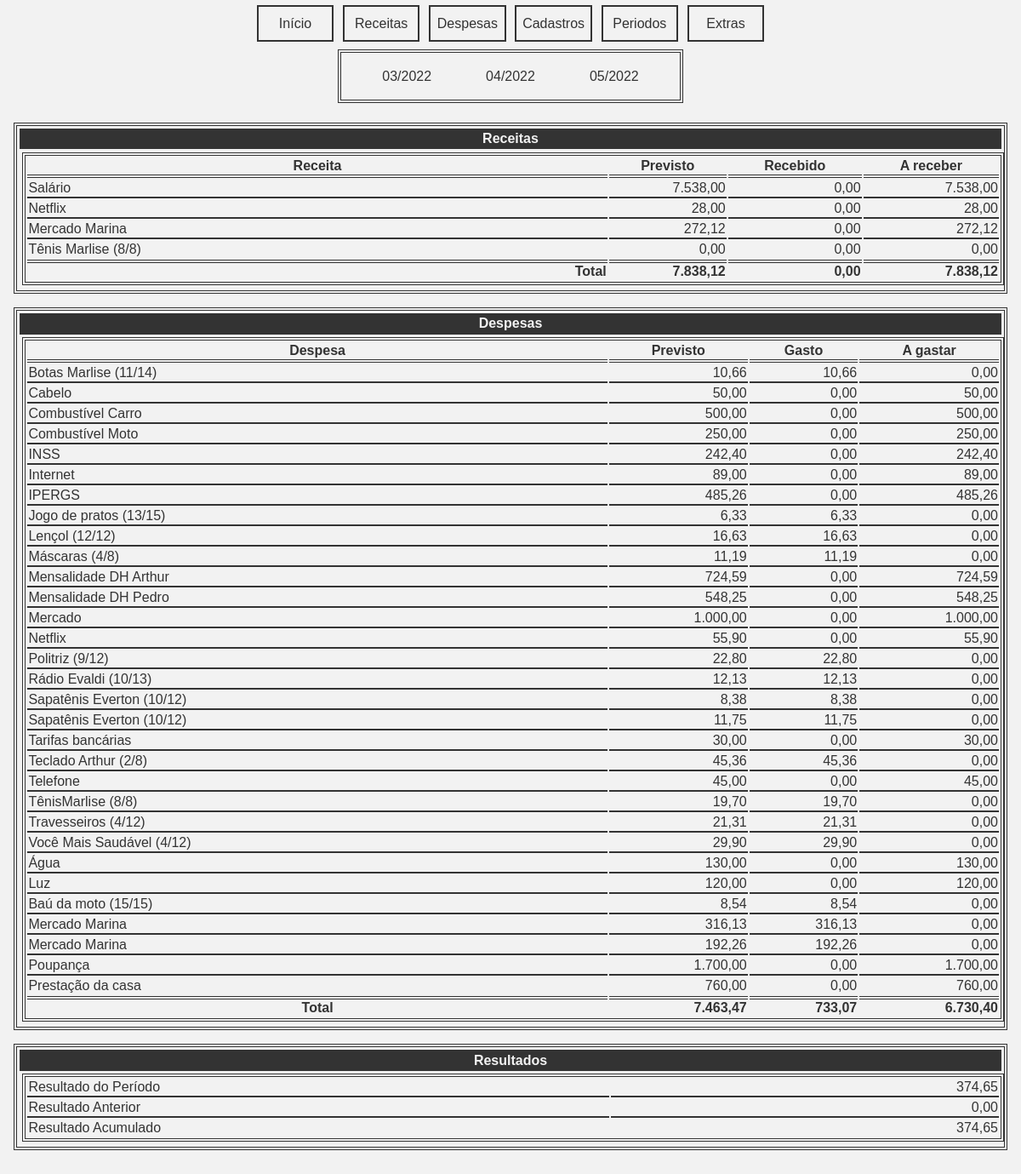
/index.php?periodo=2022-04, run on the app's committed database.
### tables this page shows
CREATE TABLE IF NOT EXISTS `receitas` (
  `cod` int(11) NOT NULL AUTO_INCREMENT,
  `periodo` int(11) NOT NULL,
  `descricao` varchar(255) NOT NULL,
  `devedor` varchar(255) NOT NULL,
  `valor` decimal(10,2) NOT NULL,
  `vencimento` date DEFAULT NULL,
  `agrupador` varchar(255) DEFAULT NULL,
  `localizador` varchar(255) DEFAULT NULL,
  PRIMARY KEY (`cod`)
);

CREATE TABLE IF NOT EXISTS `despesas` (
  `cod` int(11) NOT NULL AUTO_INCREMENT,
  `periodo` int(11) NOT NULL,
  `descricao` varchar(255) NOT NULL,
  `valor` decimal(10,2) NOT NULL,
  PRIMARY KEY (`cod`)
);

### app/periodo.php (called while the page is built, shortened)
<?php
require_once '../app/despesa.php';
require_once '../app/receita.php';
function periodo2int(string $periodo): int {
    $dt = date_create_from_format('Y-m', $periodo);
    return (int) $dt->format('Ym');
}
function format_periodo(string $periodo): string {
    $dt = date_create_from_format('Y-m', $periodo);
    return $dt->format('m/Y');
}
function periodo_anterior(string $periodo): string {
    $di = new DateInterval('P1M');
    $dt = date_create_from_format('Y-m-d', "$periodo-15");
    $dt->sub($di);
    return $dt->format('Y-m');
}
function periodo_posterior(string $periodo): string {
    $di = new DateInterval('P1M');
    $dt = date_create_from_format('Y-m-d', "$periodo-15");
    $dt->add($di);
    return $dt->format('Y-m');
}
function resultado_anterior(string $periodo): float {
    $dbh = connect();
    $stmt = $dbh->prepare('SELECT SUM(valor) as total FROM receitas WHERE periodo < :periodo;');
    $data = [
        'periodo' => periodo2int($periodo)
    ];
    if ($stmt->execute($data) === false) {
        trigger_error("Falha ao buscar receita acumulada antes do período [$periodo].", E_USER_ERROR);
    }
    $receita = $stmt->fetch()['total'];
    $stmt = $dbh->prepare('SELECT SUM(valor) as total FROM despesas WHERE periodo < :periodo;');
    $data = [
        'periodo' => periodo2int($periodo)
    ];
    if ($stmt->execute($data) === false) {
        trigger_error("Falha ao buscar despesa acumulada antes do período [$periodo].", E_USER_ERROR);
    }
    $despesa = $stmt->fetch()['total'];
    return round($receita - $despesa, 2);
}

### app/receita.php (called while the page is built, shortened)
<?php
require_once 'periodo.php';
function receita_detalhes(int $cod): array {
    $dbh = connect();
    $stmt = $dbh->prepare('SELECT * FROM receitas WHERE cod = :cod;');
    $data = [
        'cod' => $cod
    ];
    if ($stmt->execute($data) === false) {
        trigger_error("Falha ao buscar dados da receita [$cod].", E_USER_ERROR);
    }
    return $stmt->fetch();
}
function total_recebido(int $receita): float {
    $dbh = connect();
    $stmt = $dbh->prepare('SELECT SUM(valor) AS total FROM recebimentos WHERE receita = :receita;');
    $data = [
        ':receita' => $receita
    ];
    if ($stmt->execute($data) === false) {
        trigger_error("Falha ao buscar os recebimentos da receita [$receita].", E_USER_ERROR);
    }
    $data = $stmt->fetch();
    return round($data['total'], 2);
}
function receitas_periodo(string $periodo): array {
    $dbh = connect();
    $stmt = $dbh->prepare('SELECT * FROM receitas WHERE periodo = :periodo;');
    $data = [
        ':periodo' => periodo2int($periodo)
    ];
    if ($stmt->execute($data) === false) {
        trigger_error("Falha ao buscar as receitas para [$periodo].", E_USER_ERROR);
    }
    $data = $stmt->fetchAll();
    return $data;
}

### app/valor.php (called while the page is built, shortened)
<?php
function currency(float $valor): string {
    $num = number_format($valor, 2, ',', '.');
    return $num;
}

### app/despesa.php (called while the page is built, shortened)
<?php
require_once 'periodo.php';
function despesa_detalhes(int $cod): array {
    $dbh = connect();
    $stmt = $dbh->prepare('SELECT * FROM despesas WHERE cod = :cod;');
    $data = [
        'cod' => $cod
    ];
    if ($stmt->execute($data) === false) {
        trigger_error("Falha ao buscar dados da despesa [$cod].", E_USER_ERROR);
    }
    return $stmt->fetch();
}
function total_gasto(int $despesa): float {
    $dbh = connect();
    $stmt = $dbh->prepare('SELECT SUM(valor) AS total FROM gastos WHERE despesa = :despesa;');
    $data = [
        ':despesa' => $despesa
    ];
    if ($stmt->execute($data) === false) {
        trigger_error("Falha ao buscar os gastos da despesa [$despesa].", E_USER_ERROR);
    }
    $data = $stmt->fetch();
    return round($data['total'], 2);
}
function despesas_periodo(string $periodo): array {
    $dbh = connect();
    $stmt = $dbh->prepare('SELECT * FROM despesas WHERE periodo = :periodo;');
    $data = [
        ':periodo' => periodo2int($periodo)
    ];
    if ($stmt->execute($data) === false) {
        trigger_error("Falha ao buscar as despesas para [$periodo].", E_USER_ERROR);
    }
    $data = $stmt->fetchAll();
    return $data;
}

### public/index.php (the view, shortened to what this page needs)
<?php
require '../tpl/pageh.php';
require_once '../app/periodo.php';
require_once '../app/receita.php';
require_once '../app/despesa.php';
require_once '../app/valor.php';
if (key_exists('periodo', $_GET)) {
    $periodo = $_GET['periodo'];
} else {
    $periodo = date('Y-m');
}
$anterior = periodo_anterior($periodo);
$posterior = periodo_posterior($periodo);
$receitas = receitas_periodo($periodo);
$despesas = despesas_periodo($periodo);
?>
<div class="text align center">
    <nav class="pager">
        <a class="item" href="index.php?periodo=<?= $anterior; ?>"><?= format_periodo($anterior); ?></a>
        <a class="item">
            <?= format_periodo($periodo); ?>
        </a>
        <a class="item" href="index.php?periodo=<?= $posterior; ?>"><?= format_periodo($posterior); ?></a>
    </nav>
</div>
<article class="panel">
    <header class="title text align center">
        Receitas
    </header>
    <table class="table" style="width: 100%">
        <colgroup>
            <col style="width: 60%">
            <col>
            <col>
            <col>
        </colgroup>
        <thead>
            <tr>
                <th><a href="receita_adicionar.php">Receita</a></th>
                <th>Previsto</th>
                <th>Recebido</th>
                <th>A receber</th>
            </tr>
        </thead>
        <tbody>
            <?php
            $totalReceita= 0.0;
            $totalRecebido = 0.0;
            $totalAReceber = 0.0;
            ?>
            <?php foreach ($receitas as $item): ?>
                <?php
                $detalhes = receita_detalhes($item['cod']);
                $recebido = total_recebido($detalhes['cod']);
                $areceber = round($detalhes['valor'] - $recebido, 2);
                $totalReceita += $detalhes['valor'];
                $totalRecebido += $recebido;
                $totalAReceber += $areceber;
                ?>
                <tr>
                    <td><a href="receita_detalhes.php?receita=<?= $detalhes['cod']; ?>"><?= $detalhes['descricao']; ?></a></td>
                    <td class="text align right"><?= currency($detalhes['valor']); ?></td>
                    <td class="text align right"><?= currency($recebido); ?></td>
                    <td class="text align right"><a href="receber.php?receita=<?= $detalhes['cod']; ?>"><?= currency($areceber); ?></a></td>
                </tr>
            <?php endforeach; ?>
        </tbody>
        <tfoot>
            <tr>
                <th class="text align right">Total</th>
                <th class="text align right"><?= currency($totalReceita); ?></th>
                <th class="text align right"><?= currency($totalRecebido); ?></th>
                <th class="text align right"><?= currency($totalAReceber); ?></th>
            </tr>
        </tfoot>
    </table>
</article>
<article class="panel">
    <header class="title text align center">
        Despesas
    </header>
    <table class="table" style="width: 100%">
        <colgroup>
            <col style="width: 60%">
            <col>
            <col>
            <col>
        </colgroup>
        <thead>
            <tr>
                <th><a href="despesa_adicionar.php">Despesa</a></th>
                <th>Previsto</th>
                <th>Gasto</th>
                <th>A gastar</th>
            </tr>
        </thead>
        <tbody>
            <?php
            $totalDespesa = 0.0;
            $totalGasto = 0.0;
            $totalAGastar = 0.0;
            ?>
            <?php foreach ($despesas as $item): ?>
                <?php
                $detalhes = despesa_detalhes($item['cod']);
                $gasto = total_gasto($detalhes['cod']);
                $agastar = round($detalhes['valor'] - $gasto, 2);
                $totalDespesa += $detalhes['valor'];
                $totalGasto += $gasto;
                $totalAGastar += $agastar;
                ?>
                <tr>
                    <td><a href="despesa_detalhes.php?despesa=<?= $detalhes['cod']; ?>"><?= $detalhes['descricao']; ?></a></td>
                    <td class="text align right"><?= currency($detalhes['valor']); ?></td>
                    <td class="text align right"><?= currency($gasto); ?></td>
                    <td class="text align right"><a href="gastar.php?despesa=<?= $detalhes['cod']; ?>"><?= currency($agastar); ?></a></td>
                </tr>
            <?php endforeach; ?>
        </tbody>
        <tfoot>
            <tr>
                <th>Total</th>
                <th class="text align right"><?= currency($totalDespesa); ?></th>
                <th class="text align right"><?= currency($totalGasto); ?></th>
                <th class="text align right"><?= currency($totalAGastar); ?></th>
            </tr>
        </tfoot>
    </table>
</article>
<?php
$resultadoPeriodo = round($totalReceita - $totalDespesa, 2);
$resultadoAnterior = resultado_anterior($periodo);
if(periodo_aberto($periodo)){
    if($resultadoAnterior > 0){
        $resultadoAnterior = 0.0;
    }
}
$resultadoAcumulado = round($resultadoPeriodo + $resultadoAnterior, 2);
?>
<article class="panel">
    <header class="title text align center">
        Resultados
    </header>
    <table class="table" style="width: 100%">
        <colgroup>
            <col style="width: 60%">
            <col>
        </colgroup>
        <tbody>
            <tr>
                <td>Resultado do Período</td>
                <td class="text align right"><?=currency($resultadoPeriodo);?></td>
            </tr>
            <tr>
                <td>Resultado Anterior</td>
                <td class="text align right"><?=currency($resultadoAnterior);?></td>
            </tr>
            <tr>
                <td>Resultado Acumulado</td>
                <td class="text align right"><?=currency($resultadoAcumulado);?></td>
            </tr>
        </tbody>
    </table>
</article>
<?php require '../tpl/pagef.php'; ?>

### public/assets/css/basic.css (style rules this page uses)
:root { --tc: #333333; --bgc: #f2f2f2; --dc: #0059b3; --dac: #0073e6; --ec: #990000; --eac: #b30000; --sc: #009900; --sac: #006600; --wc: #ff9900; --wac: #cc7a00; }
body { color: var(--tc); font-family: sans-serif; background-color: var(--bgc); padding: 0; margin: 0; }
a { text-decoration: none; color: var(--tc); font-style: normal; }
.item { font-style: normal; }
.panel { border: double 0.25em var(--tc); padding: 0.2em; margin: 1em; }
.title { font-weight: bold; background-color: var(--tc); color: var(--bgc); margin: 0; margin-bottom: 0.2em; padding: 0.2em; }
.table { border: double 0.25em var(--tc); margin: 0.2em; }
.table > tbody > tr > td { border-bottom: solid 0.15em var(--tc); }
.table > tbody > tr:last-child > td { border-bottom: none; }
.table > thead > tr > th, .table > tfoot > tr > th { font-weight: bold; }
.table > thead > tr > th, .table > thead > tr > td { border-bottom: double 0.25em var(--tc); }
.table > tfoot > tr > th, .table > tfoot > tr > td { border-top: double 0.25em var(--tc); }
.text.align.right { text-align: right; }
.text.align.center { text-align: center; }
.pager { text-align: center; border: double 0.25em var(--tc); padding: 1em; padding-bottom: 0; padding-top: 0; margin: 0.2em; display: inline-block; }
.pager > .item { margin: 1em; margin-bottom: 0; margin-top: 0; padding: 0.2em; padding-left: 2em; padding-right: 2em; height: 3em; display: table-cell; vertical-align: middle; }

### data on the page
receitas: descricao "Salário", valor "7.538,00", recebido "0,00", areceber "7.538,00"
receitas: descricao "Netflix", valor "28,00", recebido "0,00", areceber "28,00"
receitas: descricao "Mercado Marina", valor "272,12", recebido "0,00", areceber "272,12"
receitas: descricao "Tênis Marlise (8/8)", valor "0,00", recebido "0,00", areceber "0,00"
despesas: descricao "Botas Marlise (11/14)", valor "10,66", gasto "10,66", agastar "0,00"
despesas: descricao "Cabelo", valor "50,00", gasto "0,00", agastar "50,00"
despesas: descricao "Combustível Carro", valor "500,00", gasto "0,00", agastar "500,00"
despesas: descricao "Combustível Moto", valor "250,00", gasto "0,00", agastar "250,00"
despesas: descricao "INSS", valor "242,40", gasto "0,00", agastar "242,40"
despesas: descricao "Internet", valor "89,00", gasto "0,00", agastar "89,00"
despesas: descricao "IPERGS", valor "485,26", gasto "0,00", agastar "485,26"
despesas: descricao "Jogo de pratos (13/15)", valor "6,33", gasto "6,33", agastar "0,00"
despesas: descricao "Lençol (12/12)", valor "16,63", gasto "16,63", agastar "0,00"
despesas: descricao "Máscaras (4/8)", valor "11,19", gasto "11,19", agastar "0,00"
despesas: descricao "Mensalidade DH Arthur", valor "724,59", gasto "0,00", agastar "724,59"
despesas: descricao "Mensalidade DH Pedro", valor "548,25", gasto "0,00", agastar "548,25"
despesas: descricao "Mercado", valor "1.000,00", gasto "0,00", agastar "1.000,00"
despesas: descricao "Netflix", valor "55,90", gasto "0,00", agastar "55,90"
despesas: descricao "Politriz (9/12)", valor "22,80", gasto "22,80", agastar "0,00"
despesas: descricao "Rádio Evaldi (10/13)", valor "12,13", gasto "12,13", agastar "0,00"
despesas: descricao "Sapatênis Everton (10/12)", valor "8,38", gasto "8,38", agastar "0,00"
despesas: descricao "Sapatênis Everton (10/12)", valor "11,75", gasto "11,75", agastar "0,00"
despesas: descricao "Tarifas bancárias", valor "30,00", gasto "0,00", agastar "30,00"
despesas: descricao "Teclado Arthur (2/8)", valor "45,36", gasto "45,36", agastar "0,00"
despesas: descricao "Telefone", valor "45,00", gasto "0,00", agastar "45,00"
despesas: descricao "TênisMarlise (8/8)", valor "19,70", gasto "19,70", agastar "0,00"
despesas: descricao "Travesseiros (4/12)", valor "21,31", gasto "21,31", agastar "0,00"
despesas: descricao "Você Mais Saudável (4/12)", valor "29,90", gasto "29,90", agastar "0,00"
despesas: descricao "Água", valor "130,00", gasto "0,00", agastar "130,00"
despesas: descricao "Luz", valor "120,00", gasto "0,00", agastar "120,00"
despesas: descricao "Baú da moto (15/15)", valor "8,54", gasto "8,54", agastar "0,00"
despesas: descricao "Mercado Marina", valor "316,13", gasto "316,13", agastar "0,00"
despesas: descricao "Mercado Marina", valor "192,26", gasto "192,26", agastar "0,00"
despesas: descricao "Poupança", valor "1.700,00", gasto "0,00", agastar "1.700,00"
despesas: descricao "Prestação da casa", valor "760,00", gasto "0,00", agastar "760,00"

### other printed values
format_periodo($anterior) "03/2022"
format_periodo($periodo) "04/2022"
format_periodo($posterior) "05/2022"
currency($totalReceita) "7.838,12"
currency($totalRecebido) "0,00"
currency($totalAReceber) "7.838,12"
currency($totalDespesa) "7.463,47"
currency($totalGasto) "733,07"
currency($totalAGastar) "6.730,40"
currency($resultadoPeriodo) "374,65"
currency($resultadoAnterior) "0,00"
currency($resultadoAcumulado) "374,65"
